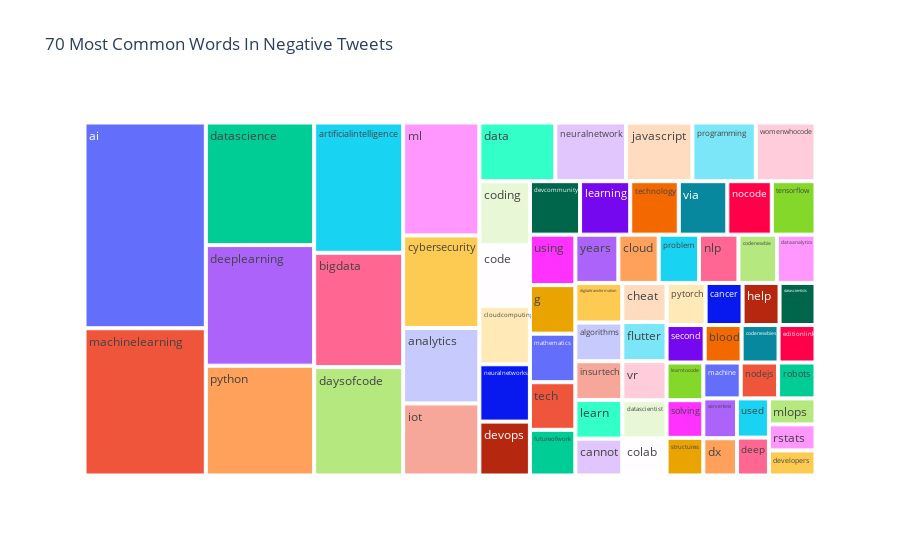

Write notebook code for a chart like this one.
### Code cell
words=[]
for index, row in Negative_tweet.iterrows():
    words.append(row['text'].split())
    
    
all_negative_words=[]
def removeNestings(l):
    for i in l:
        if type(i) == list:
            removeNestings(i)
        else:
            all_negative_words.append(i)  
            
removeNestings(words)    

all_negative_words=pd.Series(np.array(all_negative_words))
common_words=all_negative_words.value_counts()[:70].rename_axis('Common Negative Words').reset_index(name='count')
fig = px.treemap(common_words, path=['Common Negative Words'], values='count',title='70 Most Common Words In Negative Tweets')
fig.show()

### Figure 1 — Plotly figure (JSON) as saved in the notebook; plotly's stock layout.template omitted (floating-point values rounded to 4 significant figures)
{"data": [{"branchvalues": "total", "domain": {"x": [0, 1], "y": [0, 1]}, "hovertemplate": "labels=%{label}<br>count=%{value}<br>parent=%{parent}<br>id=%{id}<extra></extra>", "ids": ["ai", "algorithms", "analytics", "artificialintelligence", "bigdata", "blood", "cancer", "cannot", "cheat", "cloud", "cloudcomputing", "code", "codenewbie", "codenewbies", "coding", "colab", "cybersecurity", "data", "dataanalytics", "datascience", "datascientist", "datascientists", "daysofcode", "deep", "deeplearning", "devcommunity", "developers", "devops", "digitaltransformation", "dx", "editionlink", "flutter", "futureofwork", "g", "help", "insurtech", "iot", "javascript", "learn", "learning", "learntocode", "machine", "machinelearning", "mathematics", "ml", "mlops", "neuralnetwork", "neuralnetworks", "nlp", "nocode", "nodejs", "problem", "programming", "python", "pytorch", "robots", "rstats", "second", "serverless", "solving", "structures", "tech", "technology", "tensorflow", "used", "using", "via", "vr", "womenwhocode", "years"], "labels": ["ai", "algorithms", "analytics", "artificialintelligence", "bigdata", "blood", "cancer", "cannot", "cheat", "cloud", "cloudcomputing", "code", "codenewbie", "codenewbies", "coding", "colab", "cybersecurity", "data", "dataanalytics", "datascience", "datascientist", "datascientists", "daysofcode", "deep", "deeplearning", "devcommunity", "developers", "devops", "digitaltransformation", "dx", "editionlink", "flutter", "futureofwork", "g", "help", "insurtech", "iot", "javascript", "learn", "learning", "learntocode", "machine", "machinelearning", "mathematics", "ml", "mlops", "neuralnetwork", "neuralnetworks", "nlp", "nocode", "nodejs", "problem", "programming", "python", "pytorch", "robots", "rstats", "second", "serverless", "solving", "structures", "tech", "technology", "tensorflow", "used", "using", "via", "vr", "womenwhocode", "years"], "name": "", "parents": ["", "", "", "", "", "", "", "", "", "", "", "", "", "", "", "", "", "", "", "", "", "", "", "", "", "", "", "", "", "", "", "", "", "", "", "", "", "", "", "", "", "", "", "", "", "", "", "", "", "", "", "", "", "", "", "", "", "", "", "", "", "", "", "", "", "", "", "", "", ""], "type": "treemap", "values": [577, 42, 133, 268, 235, 32, 36, 40, 40, 45, 68, 71, 43, 32, 75, 38, 163, 103, 43, 307, 39, 35, 223, 28, 302, 62, 27, 63, 43, 29, 32, 40, 48, 51, 36, 42, 127, 90, 42, 62, 32, 31, 413, 51, 199, 28, 96, 67, 44, 55, 31, 45, 86, 275, 38, 31, 28, 33, 31, 32, 32, 50, 60, 54, 29, 53, 60, 40, 81, 48]}], "layout": {"legend": {"tracegroupgap": 0}, "title": {"text": "70 Most Common Words In Negative Tweets"}}}
